Frame 1 (no input): blank canvas, image omitted
Frame 60 (no input): blank canvas, image omitted
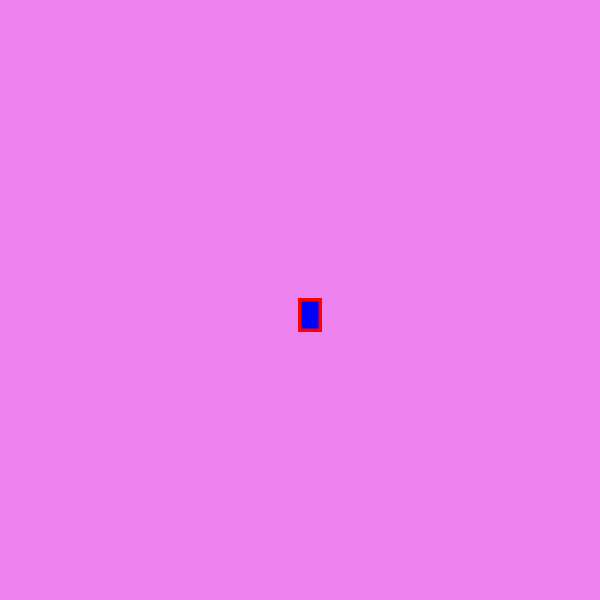
Frame 120 (the mouse pressed at the canvas centre since frame 60)

The p5.js sketch whose frames 1 and 60 were blank and that drew this single picture after the mouse press (run headless with seeded random() and noise() and a simulated clock; from frame 60 on, the mouse is pressed at the canvas centre):

// p5.js sketch
// ── sketch.js
function setup() {
  createCanvas(600, 600);
  background("violet");
}

function draw(){   
  fill("blue")
  stroke("red")
  strokeWeight(3)  
  if(mouseIsPressed) 
  rect(mouseX, mouseY, 20, 30);
}
